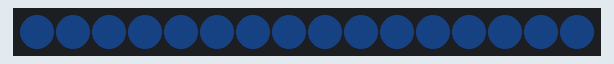
The sketch below on a simulated Arduino Uno, built with avr-gcc and run on an emulated ATmega328P. Parts: 16 RGB LEDs in strip order, left to right. Dim RGB values are drawn brighter than linear; random numbers use the default seed unless the sketch sets one.

Above: at 0.6 s.
At 5.1 s:
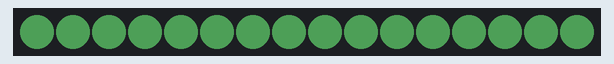
At 8.6 s:
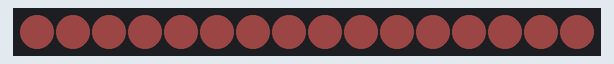
At 21.1 s:
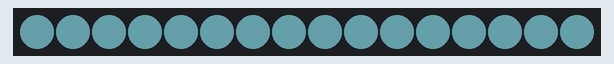
At 37.2 s:
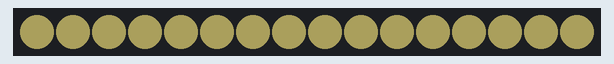

Measured:
- what the display in image 3 shows lasts 4.5 s, from 21.1 s to 25.6 s

The sketch:

functions.ino
```cpp
#include <Adafruit_NeoPixel.h>
#ifdef __AVR__
  #include <avr/power.h>
#endif

#define PIN 6

#define NUM_LEDS 16

#define BRIGHTNESS 50

Adafruit_NeoPixel strip = Adafruit_NeoPixel(NUM_LEDS, PIN, NEO_GRBW + NEO_KHZ800);


void setup() {
  Serial.begin(115200);
  strip.setBrightness(BRIGHTNESS);
  strip.begin();
  strip.show(); // Initialize all pixels to 'off'
}

// Initialize some variables for the void loop()
int red = 0, green= 0, blue = 0, white = 0;
int wait = 500;
int led = 0;
int i;

void loop() {

  for ( led = 0; led < 16; led++){
    strip.setPixelColor(led, red, green , blue, white);
  }//end of for loop
    strip.show();
    delay(wait);

    red = red + 8;
    green = green + 16;
    blue = blue + 32;
    white = white + 0;
    for ( i = random(100); i < 101; i++){


     if (red > 255) red = 50 * i;
     if (green > 255) green = 15 * i;
     if (blue > 255) blue = 10 * i;
     if (white > 50) white = 0;

     if (red < 0) red = 50 * i;
     if (green  < 0) green = 15 * i;
     if (blue < 0) blue = 10 * i;
     if (white  < 0 ) white = 0;


 }
}
```
